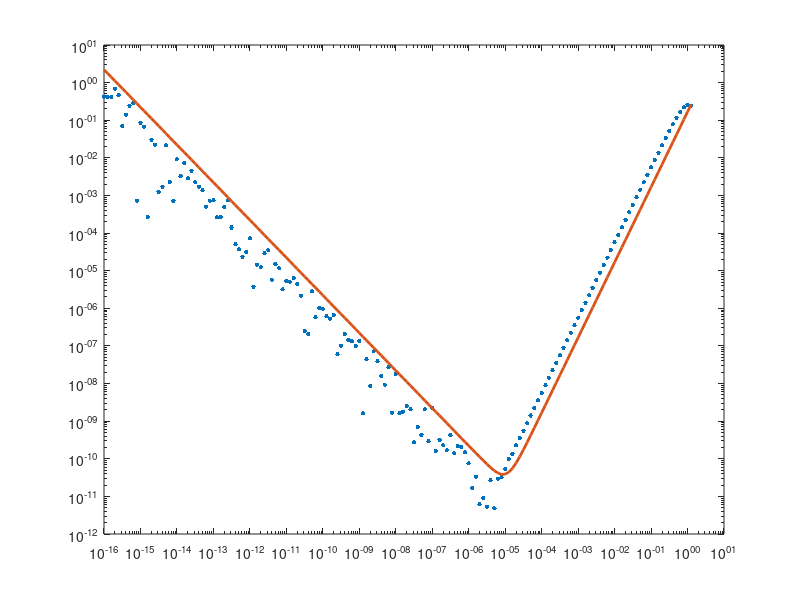

Write MATLAB code to recreate this figure. (Note: this script raises an error after producing the figure.)
x = pi/4;
h = 10.^(-16:.1:.1);
f = @(x) sin(x).*exp(cos(x));
fpaccurate = (cos(x)-(sin(x)).^2).*exp(cos(x));
fp = (f(x+h)-f(x-h))./(2*h);
error = abs(fpaccurate - fp);
M = 1;
loglog(h, error,'.', 'MarkerSize', 10);
hold on;
loglog(h, (1/6)*M*h.^2+eps./h, 'LineWidth',2);
hold on

h_calculated = (3*eps/M)^(1/3)
xline(h_calculated, 'LineWidth',2)
%loglog([h_calculated h_calculated], [10^(-13) 10], 'Linewidth', 2)
%loglog(h_calculated, 0, 'Linewidth', 2);
hold off

xlabel('h'); ylabel('Error');
title("Approximating f'(x) = (f(x+h)-f(x-h))/(2h) at x=pi/4");
xlim([h(1) h(end)]);
legend('Error in (f(x+h)-f(x-h))./h', '(1/6)*M*h^2+eps./h', 'h=(3*eps/M)^1^/^3')
set(gca, 'FontSize', 12);
print("-depsc2", "deriverr.eps")